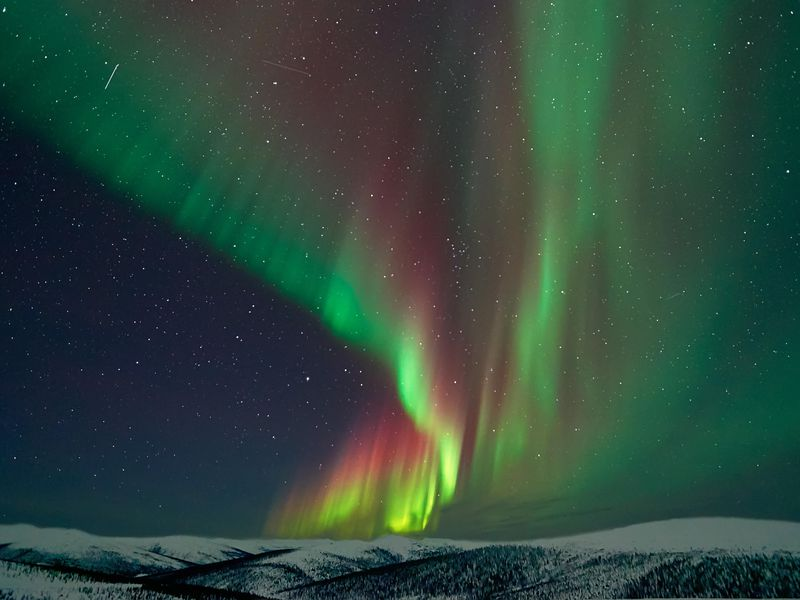
#> input picture aurora.jpg, 800 x 600 px, found by its file name
$ python hist-equ.py
#> lines starting #> are read from the running program, lines starting #| are printed output that depends on the picture
import cv2
import numpy as np
import matplotlib.pyplot as plt
def main():
  path = "/home/mayabee/Documents/lab-2/aurora.jpg"
  img=plt.imread(path)
#> img is the input picture: shape (600, 800, 3); mean R, G, B 47.2, 71.3, 60.6

  gray  = cv2.cvtColor(img, cv2.COLOR_RGB2GRAY)
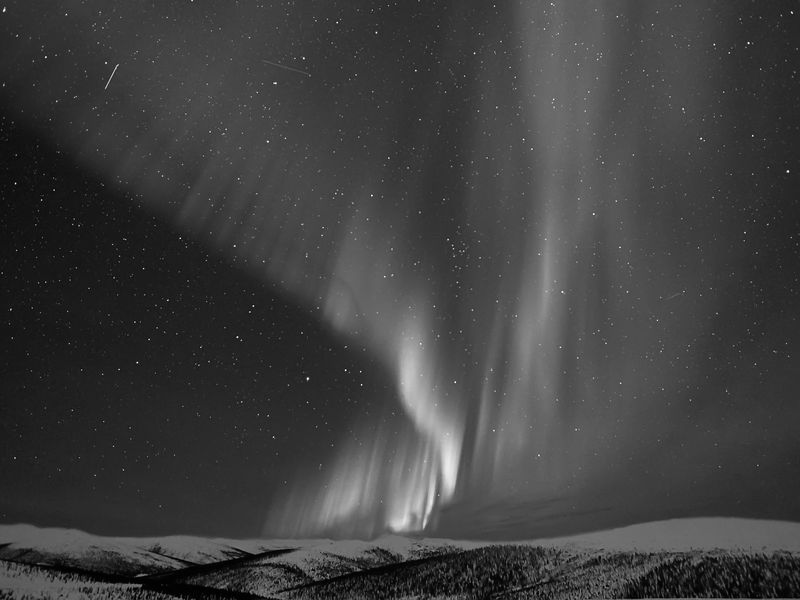
#> gray: shape (600, 800); min 0, max 253, mean 62.9
  r,c = gray.shape
#> r = 600; c = 800
  res = hist_equ(gray)
  y = range(0,256)

  plt.subplot(2,2,2)

  histogram = cv2.calcHist([gray],[0],None, [256],[0,256])
  plt.plot(y, histogram)

  plt.subplot(2,2,1)
  plt.imshow(gray, cmap = 'gray')
  hi = cv2.calcHist([res],[0],None, [256],[0,256])
  plt.subplot(2,2,3)
  plt.imshow(res,cmap = 'gray')
  plt.subplot(2,2,4)
  plt.plot(y, hi)
  plt.show()

def hist_equ(img):
  l = 255
  histogram = cv2.calcHist([img],[0],None, [256],[0,256])
#> histogram = 256 values, max 8642 at index 70, min 0 at index 237, mean 1875
  print(histogram)
#> (printed output is left out)
  CDF = histogram.cumsum()
#> CDF = 256 values from 104 to 480000
  CDF_min = CDF.min()
#> CDF_min = 104
  r,c = img.shape
#> r = 600; c = 800
  size = r * c
#> size = 480000
  result = np.zeros((r,c) ,dtype = np.uint8)
  for i in range(r):
    for j in range(c):
      result[i,j] = ((CDF[img[i,j]] - CDF_min) / (size - CDF_min)) * l
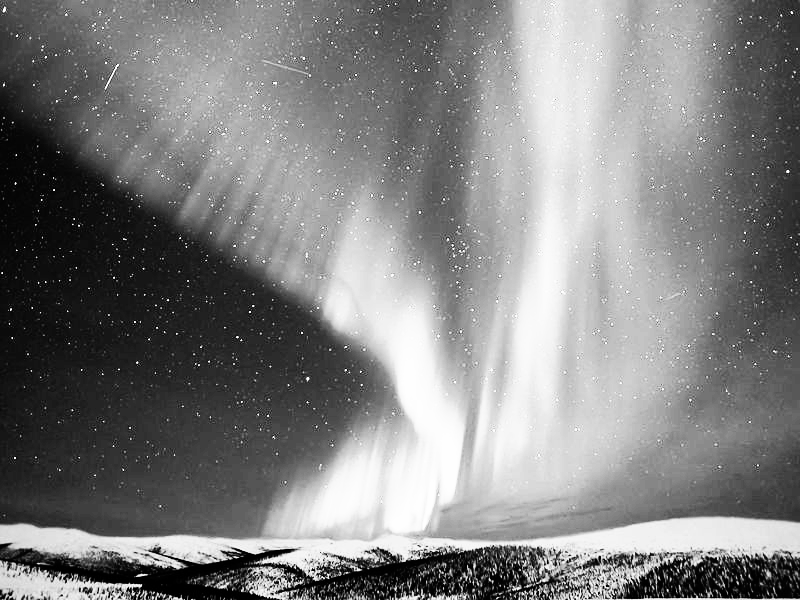
#> result: shape (600, 800); min 0, max 255, mean 128.3
  return result;

if __name__ == "__main__":
  main()
#> in main, `hi = cv2.calcHist([res],[0],None, [256],[0,256])`: hi = 256 values, max 8642 at index 166, min 0 at index 10, mean 1875
#> in main, `plt.show()`:
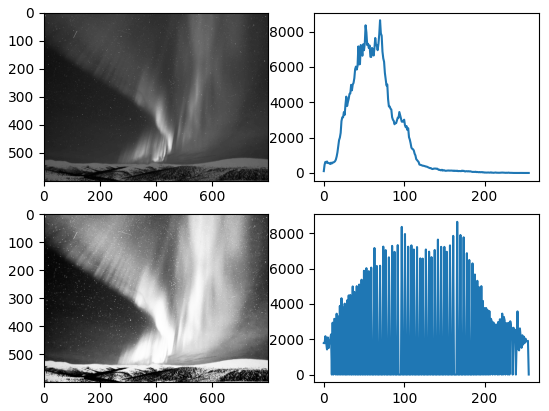
#> figure drawn by matplotlib, 4 panels; panel 1: curve peaks at x = 70, y = 8642; panel 4: curve peaks at x = 166, y = 8642

$ run again, with img1.jpg copied over aurora.jpg
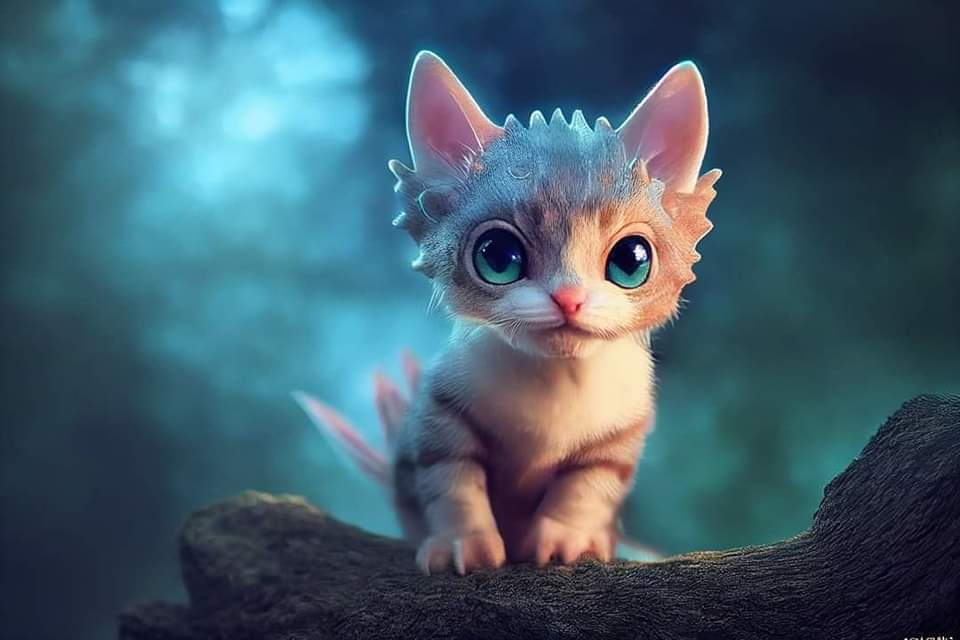
#> input picture img1.jpg, 960 x 640 px, found by its file name
#> in main, img is the input picture: shape (640, 960, 3); mean R, G, B 65.5, 93.1, 107.6
#> in hist_equ, `histogram = cv2.calcHist([img],[0],None, [256],[0,256])`: histogram = 256 values, max 15212 at index 47, min 1 at index 0, mean 2400
#> (printed output is left out)
#> CDF = 256 values from 1 to 614400
#> CDF_min = 1
#> after the loop in hist_equ, `for i in range(r):`:
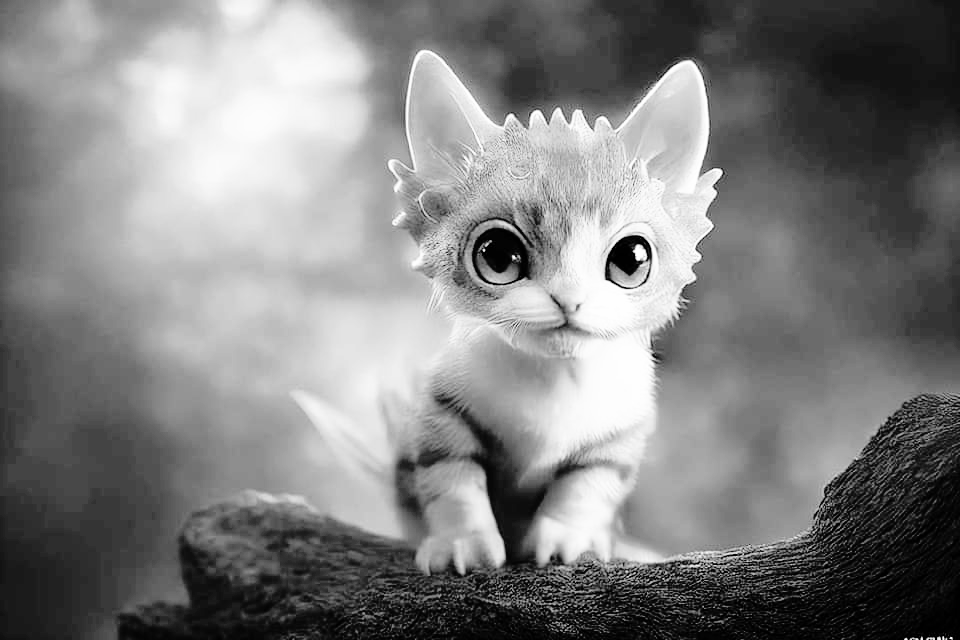
#> result: shape (640, 960); min 0, max 255, mean 127.9
#> hi = 256 values, max 15212 at index 68, min 0 at index 17, mean 2400
#> in main, `plt.show()`:
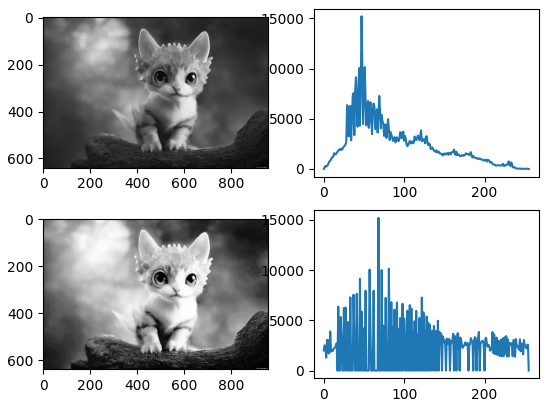
#> figure drawn by matplotlib, 4 panels; panel 1: curve peaks at x = 47, y = 15212; panel 4: curve peaks at x = 68, y = 15212

$ run again, with img2.jpg copied over aurora.jpg
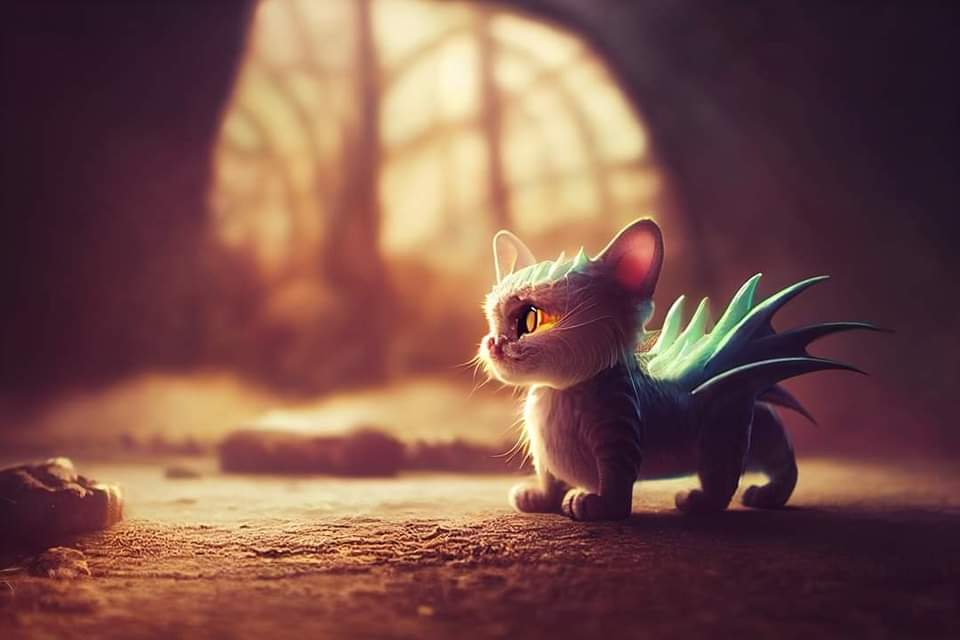
#> input picture img2.jpg, 960 x 640 px, found by its file name
#> in main, img is the input picture: shape (640, 960, 3); mean R, G, B 120.3, 80.5, 73.6
#> in hist_equ, `histogram = cv2.calcHist([img],[0],None, [256],[0,256])`: histogram = 256 values, max 19687 at index 29, min 0 at index 0, mean 2400
#> (printed output is left out)
#> CDF = 256 values from 0 to 614400
#> CDF_min = 0
#> after the loop in hist_equ, `for i in range(r):`:
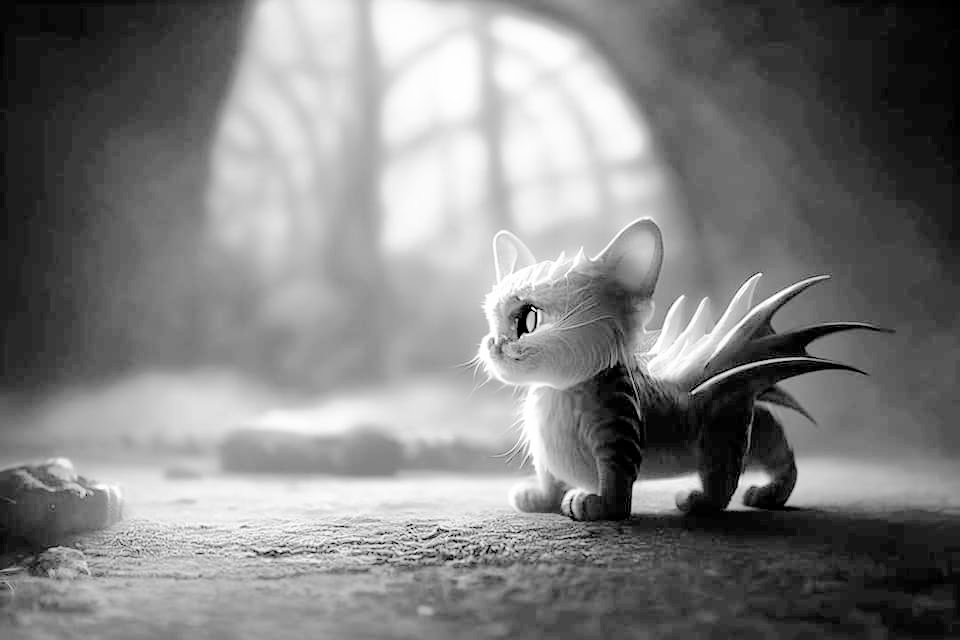
#> result: shape (640, 960); min 0, max 255, mean 128.2
#> hi = 256 values, max 19687 at index 29, min 0 at index 2, mean 2400
#> in main, `plt.show()`:
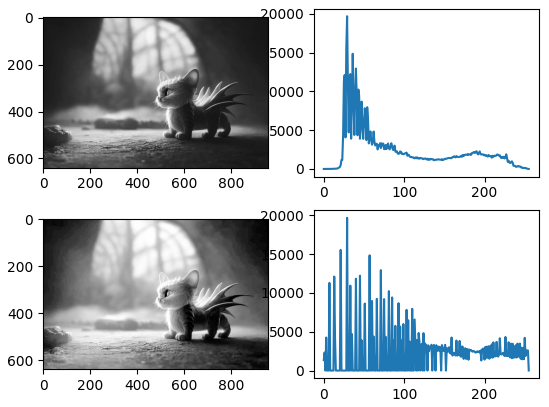
#> figure drawn by matplotlib, 4 panels; panel 1: curve peaks at x = 29, y = 19687; panel 4: curve peaks at x = 29, y = 19687
